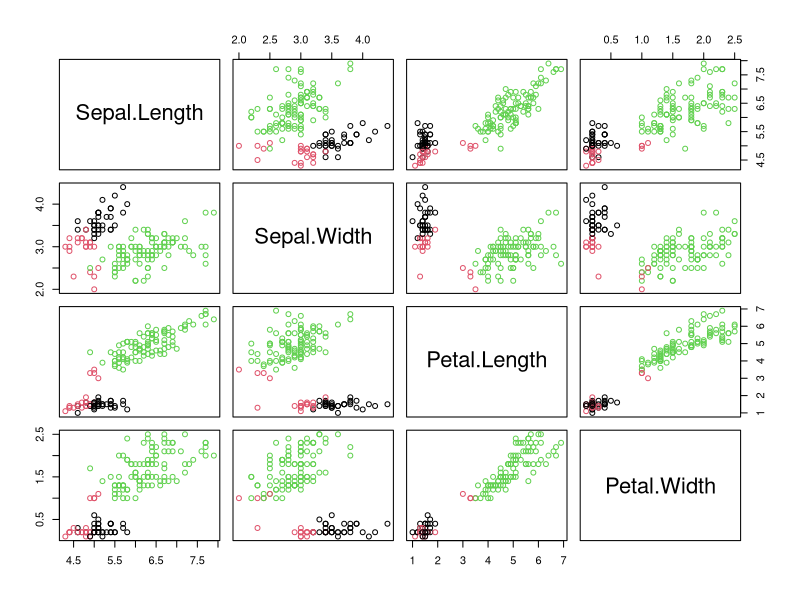
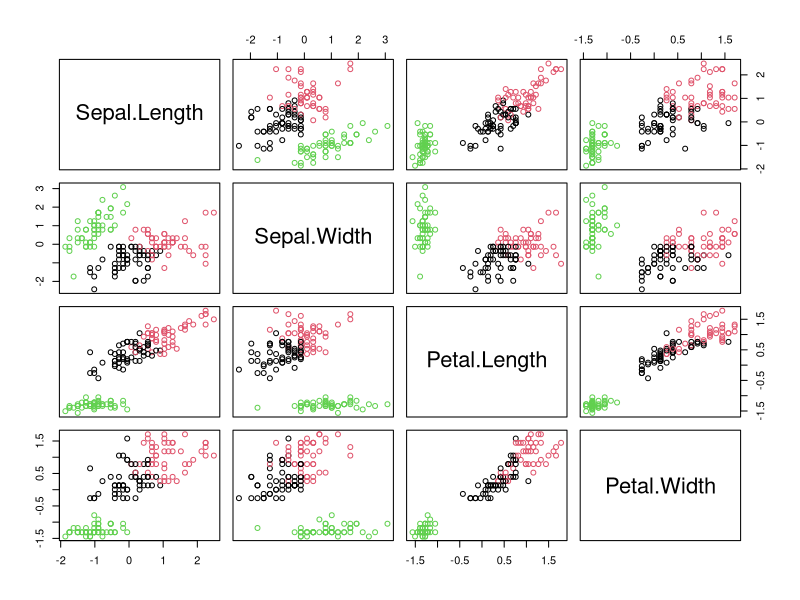

R code for these plots, in order:
## ---------------------------------------------------------------------------------------------------------------------------------
## a+b
names(iris)
iris4  <- iris[,-5]
siris4 <- scale(iris4)
#
cl1 <- kmeans(iris4, 3)
pairs(iris4, col=cl1$cluster)
cl2 <- kmeans(siris4, 3)
pairs(siris4, col=cl2$cluster)
## c
table(cl1$cluster, iris[,"Species"])
table(cl2$cluster, iris[,"Species"])
table(cl1$cluster, cl2$cluster)
